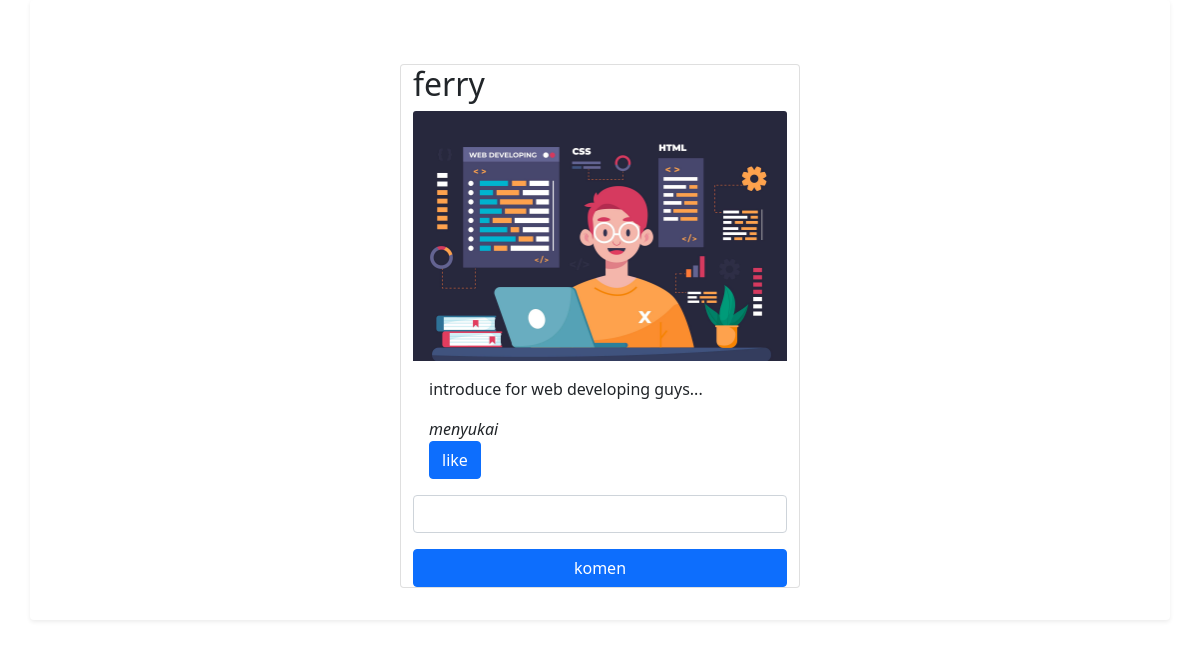
The page /komen.php?id=15 (signed in) on the database its author committed.
### tables this page shows
CREATE TABLE `postingan` (
  `idpost` int(11) NOT NULL,
  `id_user` int(11) DEFAULT NULL,
  `gambar` varchar(100) DEFAULT NULL,
  `text` varchar(200) DEFAULT NULL,
  `suka` int(11) DEFAULT NULL
);

CREATE TABLE `users` (
  `id` int(11) NOT NULL,
  `nama` varchar(64) DEFAULT NULL,
  `tgl` varchar(15) DEFAULT NULL,
  `foto` varchar(64) DEFAULT NULL,
  `username` varchar(64) DEFAULT NULL,
  `pwd` varchar(64) DEFAULT NULL
);

### komen.php (the view, shortened to what this page needs)
<!doctype html>
<html lang="en">
  <head>
    <link href="https://cdn.jsdelivr.net/npm/bootstrap@5.0.0-beta3/dist/css/bootstrap.min.css" rel="stylesheet">
  </head>
  <body>
      <section>
        <div class="container shadow-sm p-3 mb-5 bg-body rounded">
        <?php
                    $dbc = new PDO ('mysql:host=localhost;dbname=instaapp','root','');
                    $query = $dbc->prepare("SELECT * FROM postingan,users WHERE  postingan.idpost=:id AND users.id=postingan.id_user");
                    $query->bindValue(':id', $_GET['id']);
			        $query->execute();
                    foreach ($query as $post) {
                ?>
            <div class="row row justify-content-center mb-3 pt-5">
                    <div class="card" style="width: 25rem;">
                    <h2><?= $post['nama']; ?></h2>
                    <img src="gambar/<?= $post['gambar']; ?>" class="card-img-top" alt="...">
                    <div class="card-body">
                        <p class="card-text"><?= $post['text']; ?></p>
                        <i><?= $post['suka']; ?> menyukai</i> <br>
                        <a href="" class="btn btn-primary">like</a>
                    </div>
                    <div>
                        <form action="" method="post">
                            <div class="mb-3">
                                <input type="text" class="form-control" id="name" aria-describedby="name" name="komen">
                            </div>
                            </div>
                                <button type="submit" class="btn btn-primary" name="submit">komen</button>
                    </div>
                    </div>
                <?php } ?>
            </div>
    </section>
  </body>
</html>

### rows shown on the page
postingan: id_user.nama "ferry", gambar (picture), text "introduce for web developing guys..."
